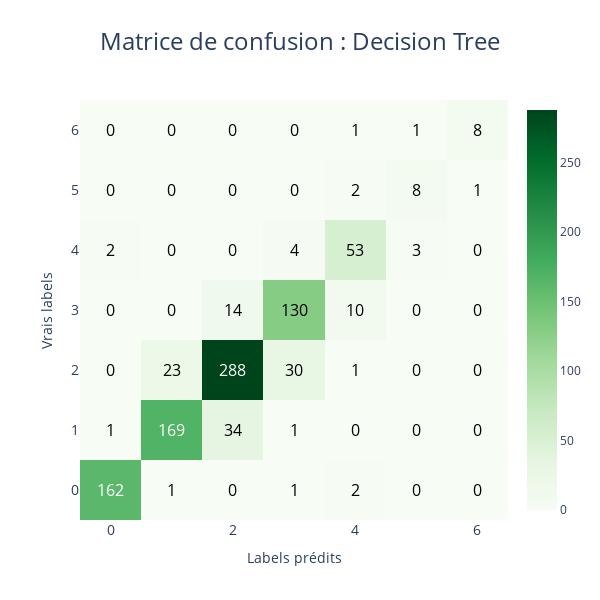

The notebook cell saved with this chart:
### Markdown cell above
## **B. Random Forest**

### Code cell
%%time
rfc = RandomForestClassifier(n_estimators=200, criterion='entropy', n_jobs=-1, random_state=42)
rfc.fit(X_train, y_train)
rfc_pred = rfc.predict(X_test)

co2.viz.plot_confusion_matrix(y_test, rfc_pred, palette='Greens', classes=dtc.classes_, title=': Decision Tree', save=True, format='png')
co2.styles.display_classification_report(y_test, rfc_pred)

### Figure 1 — Plotly figure (JSON) as saved in the notebook; plotly's stock layout.template omitted (floating-point values rounded to 4 significant figures)
{"data": [{"colorscale": [[0, "rgb(247,252,245)"], [0.125, "rgb(229,245,224)"], [0.25, "rgb(199,233,192)"], [0.375, "rgb(161,217,155)"], [0.5, "rgb(116,196,118)"], [0.625, "rgb(65,171,93)"], [0.75, "rgb(35,139,69)"], [0.875, "rgb(0,109,44)"], [1, "rgb(0,68,27)"]], "type": "heatmap", "x": [0, 1, 2, 3, 4, 5, 6], "y": [0, 1, 2, 3, 4, 5, 6], "z": [[162, 1, 0, 1, 2, 0, 0], [1, 169, 34, 1, 0, 0, 0], [0, 23, 288, 30, 1, 0, 0], [0, 0, 14, 130, 10, 0, 0], [2, 0, 0, 4, 53, 3, 0], [0, 0, 0, 0, 2, 8, 1], [0, 0, 0, 0, 1, 1, 8]]}], "layout": {"annotations": [{"font": {"color": "white", "size": 16}, "showarrow": false, "text": "162", "x": 0, "y": 0}, {"font": {"color": "black", "size": 16}, "showarrow": false, "text": "1", "x": 1, "y": 0}, {"font": {"color": "black", "size": 16}, "showarrow": false, "text": "0", "x": 2, "y": 0}, {"font": {"color": "black", "size": 16}, "showarrow": false, "text": "1", "x": 3, "y": 0}, {"font": {"color": "black", "size": 16}, "showarrow": false, "text": "2", "x": 4, "y": 0}, {"font": {"color": "black", "size": 16}, "showarrow": false, "text": "0", "x": 5, "y": 0}, {"font": {"color": "black", "size": 16}, "showarrow": false, "text": "0", "x": 6, "y": 0}, {"font": {"color": "black", "size": 16}, "showarrow": false, "text": "1", "x": 0, "y": 1}, {"font": {"color": "white", "size": 16}, "showarrow": false, "text": "169", "x": 1, "y": 1}, {"font": {"color": "black", "size": 16}, "showarrow": false, "text": "34", "x": 2, "y": 1}, {"font": {"color": "black", "size": 16}, "showarrow": false, "text": "1", "x": 3, "y": 1}, {"font": {"color": "black", "size": 16}, "showarrow": false, "text": "0", "x": 4, "y": 1}, {"font": {"color": "black", "size": 16}, "showarrow": false, "text": "0", "x": 5, "y": 1}, {"font": {"color": "black", "size": 16}, "showarrow": false, "text": "0", "x": 6, "y": 1}, {"font": {"color": "black", "size": 16}, "showarrow": false, "text": "0", "x": 0, "y": 2}, {"font": {"color": "black", "size": 16}, "showarrow": false, "text": "23", "x": 1, "y": 2}, {"font": {"color": "white", "size": 16}, "showarrow": false, "text": "288", "x": 2, "y": 2}, {"font": {"color": "black", "size": 16}, "showarrow": false, "text": "30", "x": 3, "y": 2}, {"font": {"color": "black", "size": 16}, "showarrow": false, "text": "1", "x": 4, "y": 2}, {"font": {"color": "black", "size": 16}, "showarrow": false, "text": "0", "x": 5, "y": 2}, {"font": {"color": "black", "size": 16}, "showarrow": false, "text": "0", "x": 6, "y": 2}, {"font": {"color": "black", "size": 16}, "showarrow": false, "text": "0", "x": 0, "y": 3}, {"font": {"color": "black", "size": 16}, "showarrow": false, "text": "0", "x": 1, "y": 3}, {"font": {"color": "black", "size": 16}, "showarrow": false, "text": "14", "x": 2, "y": 3}, {"font": {"color": "black", "size": 16}, "showarrow": false, "text": "130", "x": 3, "y": 3}, {"font": {"color": "black", "size": 16}, "showarrow": false, "text": "10", "x": 4, "y": 3}, {"font": {"color": "black", "size": 16}, "showarrow": false, "text": "0", "x": 5, "y": 3}, {"font": {"color": "black", "size": 16}, "showarrow": false, "text": "0", "x": 6, "y": 3}, {"font": {"color": "black", "size": 16}, "showarrow": false, "text": "2", "x": 0, "y": 4}, {"font": {"color": "black", "size": 16}, "showarrow": false, "text": "0", "x": 1, "y": 4}, {"font": {"color": "black", "size": 16}, "showarrow": false, "text": "0", "x": 2, "y": 4}, {"font": {"color": "black", "size": 16}, "showarrow": false, "text": "4", "x": 3, "y": 4}, {"font": {"color": "black", "size": 16}, "showarrow": false, "text": "53", "x": 4, "y": 4}, {"font": {"color": "black", "size": 16}, "showarrow": false, "text": "3", "x": 5, "y": 4}, {"font": {"color": "black", "size": 16}, "showarrow": false, "text": "0", "x": 6, "y": 4}, {"font": {"color": "black", "size": 16}, "showarrow": false, "text": "0", "x": 0, "y": 5}, {"font": {"color": "black", "size": 16}, "showarrow": false, "text": "0", "x": 1, "y": 5}, {"font": {"color": "black", "size": 16}, "showarrow": false, "text": "0", "x": 2, "y": 5}, {"font": {"color": "black", "size": 16}, "showarrow": false, "text": "0", "x": 3, "y": 5}, {"font": {"color": "black", "size": 16}, "showarrow": false, "text": "2", "x": 4, "y": 5}, {"font": {"color": "black", "size": 16}, "showarrow": false, "text": "8", "x": 5, "y": 5}, {"font": {"color": "black", "size": 16}, "showarrow": false, "text": "1", "x": 6, "y": 5}, {"font": {"color": "black", "size": 16}, "showarrow": false, "text": "0", "x": 0, "y": 6}, {"font": {"color": "black", "size": 16}, "showarrow": false, "text": "0", "x": 1, "y": 6}, {"font": {"color": "black", "size": 16}, "showarrow": false, "text": "0", "x": 2, "y": 6}, {"font": {"color": "black", "size": 16}, "showarrow": false, "text": "0", "x": 3, "y": 6}, {"font": {"color": "black", "size": 16}, "showarrow": false, "text": "1", "x": 4, "y": 6}, {"font": {"color": "black", "size": 16}, "showarrow": false, "text": "1", "x": 5, "y": 6}, {"font": {"color": "black", "size": 16}, "showarrow": false, "text": "8", "x": 6, "y": 6}], "autosize": false, "height": 600, "title": {"font": {"size": 24}, "text": "Matrice de confusion : Decision Tree", "x": 0.5}, "width": 600, "xaxis": {"tickfont": {"size": 14}, "title": {"text": "Labels prédits"}}, "yaxis": {"tickfont": {"size": 14}, "title": {"text": "Vrais labels"}}}}
